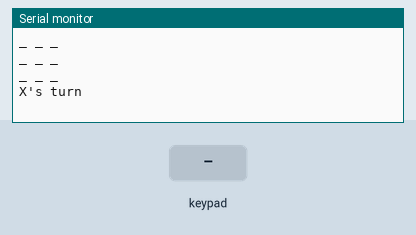
Recording of a sketch running on a simulated Arduino Uno, built with avr-gcc and run on an emulated ATmega328P. On the bench: the last lines printed to the serial monitor. The test bench sets the inputs (shaded band).

Above: at 1.2 s.
1.3 s: key '1' pressed
At 2.2 s:
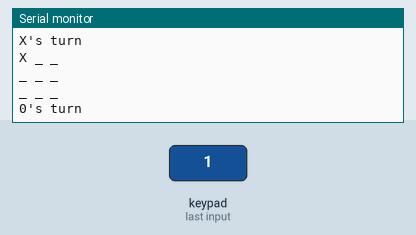
2.8 s: keypad keys 9 8 7 6 pressed 0.4 s apart
At 5.1 s:
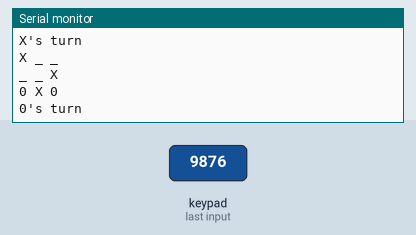
5.9 s: key '2' pressed
At 7.1 s:
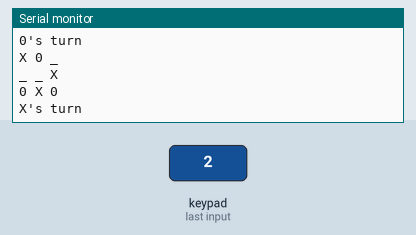
7.4 s: keypad keys 9 8 7 6 # pressed 0.4 s apart
At 9.9 s:
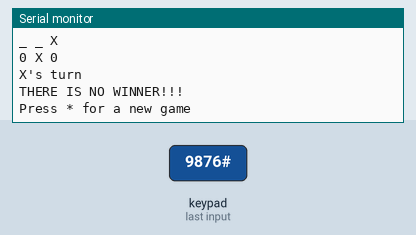
10.9 s: key '*' pressed
At 12.1 s:
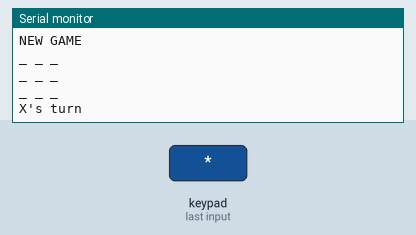
12.4 s: keypad keys 9 8 7 6 * pressed 0.4 s apart
At 12.67 s:
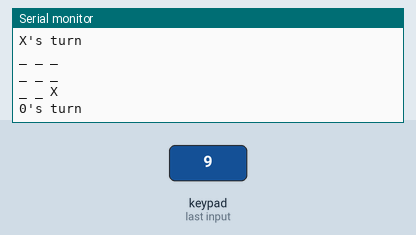

The sketch:

sketch_nov23a.ino
```cpp
#include <Keypad.h>

const byte ROWS = 4;
const byte COLS = 3;
byte rowPins[ROWS] = {9, 8, 7, 6};
byte colPins[COLS] = {5, 4, 3};

int scor0 = 0, turn = 0;
int scorX = 0;

char hexaKeys[ROWS][COLS] = {
  {'1', '2', '3'},
  {'4', '5', '6'},
  {'7', '8', '9'},
  {'*', '0', '#'}
};

char board[3][3] = {
  {'_', '_', '_'},
  {'_', '_', '_'},
  {'_', '_', '_'}
};

Keypad customKeypad = Keypad(makeKeymap(hexaKeys), rowPins,
                        colPins, ROWS, COLS);

void setup() {
  Serial.begin(9600);
  showBoard();
}

void loop() {
  char customKey = customKeypad.getKey();
  if (customKey) {
    if (customKey == '0'){
      resetRound();
      showBoard();
    }

    else if (customKey == '#') {
      turn = 3;
      endGame();
    }
    else if (customKey == '*') {
      resetRound();
      scorX = 0;
      scor0 = 0;
      Serial.println("\nNEW GAME");
      showBoard();
    }
    else if (turn < 2) {
      if (board[getKeyNumber(customKey) / 3][getKeyNumber(customKey) % 3 - 1] != '_')
        Serial.print("Invalid move\n");
      else
      {
        if (turn == 0) {
          turn = 1;
          board[getKeyNumber(customKey) / 3][getKeyNumber(customKey) % 3 - 1] = 'X';
        }
        else
        {
          turn = 0;
          board[getKeyNumber(customKey) / 3][getKeyNumber(customKey) % 3 - 1] = '0';
        }
      }
      showBoard();
      char res = checkBoard();
      if (res == 'e') {
        turn = 2;
        Serial.println("Draw!");
        showScore();
        Serial.println("Press 0 for the next round, # to finish the game or * to reset the game");
      }
      else if (res != 'n') {
        char text[5];
        sprintf(text, "%c won\n", res);
        Serial.print(text);
        if (res == 'X')
          scorX += 1;
        else
          scor0 += 1;
        turn = 2;
        showScore();
        Serial.println("Press 0 for next round, # to finish the game or * to reset the game");
      }
    }
  }
  delay(50);
}

void endGame() {
  if (scorX > scor0)
    Serial.println("\nTHE WINNER IS X!!!");
  else if (scorX < scor0)
    Serial.println("\nTHE WINNER IS 0!!!");
  else
    Serial.println("\nTHERE IS NO WINNER!!!");
  Serial.println("Press * for a new game");
}

void showScore() {
  char text[10];
  sprintf(text, "X:%d", scorX);
  Serial.println(text);
  sprintf(text, "Zero:%d", scor0);
  Serial.println(text);
}

void resetRound() {
  for (int i = 0; i < 3; i++)
    for (int j = 0; j < 3; j++)
      board[i][j] = '_';
  turn = 0;
}

int getKeyNumber(char c) {
  for (int i = 0; i < 3; i++)
    for (int j = 0; j < 3; j++)
      if (hexaKeys[i][j] == c)
        return hexaKeys[i][j] - '0';

}

void showBoard()
{
  for (int i = 0; i < 3; i++) {
    for (int j = 0; j < 3; j++) {
      Serial.print(board[i][j]);
      Serial.print(' ');
    }
    Serial.print("\n");
  }

  if (turn == 0)
        Serial.println("X's turn\n");
      else
        Serial.println("0's turn\n");
}

char checkBoard()
{
  for (int i = 0; i < 3; i++) {
    if (board[i][0] == board[i][1] && board[i][0] == board[i][2] && board[i][0] != '_')
      return board[i][0];
    if (board[0][i] == board[1][i] && board[0][i] == board[2][i] && board[0][i] != '_')
      return board[0][i];
  }

  if ((board[0][0] == board[1][1] && board[0][0] == board[2][2] && board[0][0] != '_')
        || (board[0][2] == board[1][1] && board[0][2]  == board[2][0] && board[0][2] != '_'))
    return board[1][1];

  for (int i = 0; i < 3; i++)
    if (strchr(board[i], '_') != NULL)
      return 'n';
  return 'e';
}
```

Measured:
- after the input at 1.3 s, the serial monitor: prints a new line at once (image 1)
- after the input at 2.8 s, the serial monitor: prints a new line at once (image 2)
- after the input at 5.9 s, the serial monitor: prints a new line after 0.05 s (image 3)
- after the input at 7.4 s, the serial monitor: prints a new line at once (image 4)
- after the input at 10.9 s, the serial monitor: prints a new line at once (image 5)
- after the input at 12.4 s, the serial monitor: prints a new line at once (image 6)
